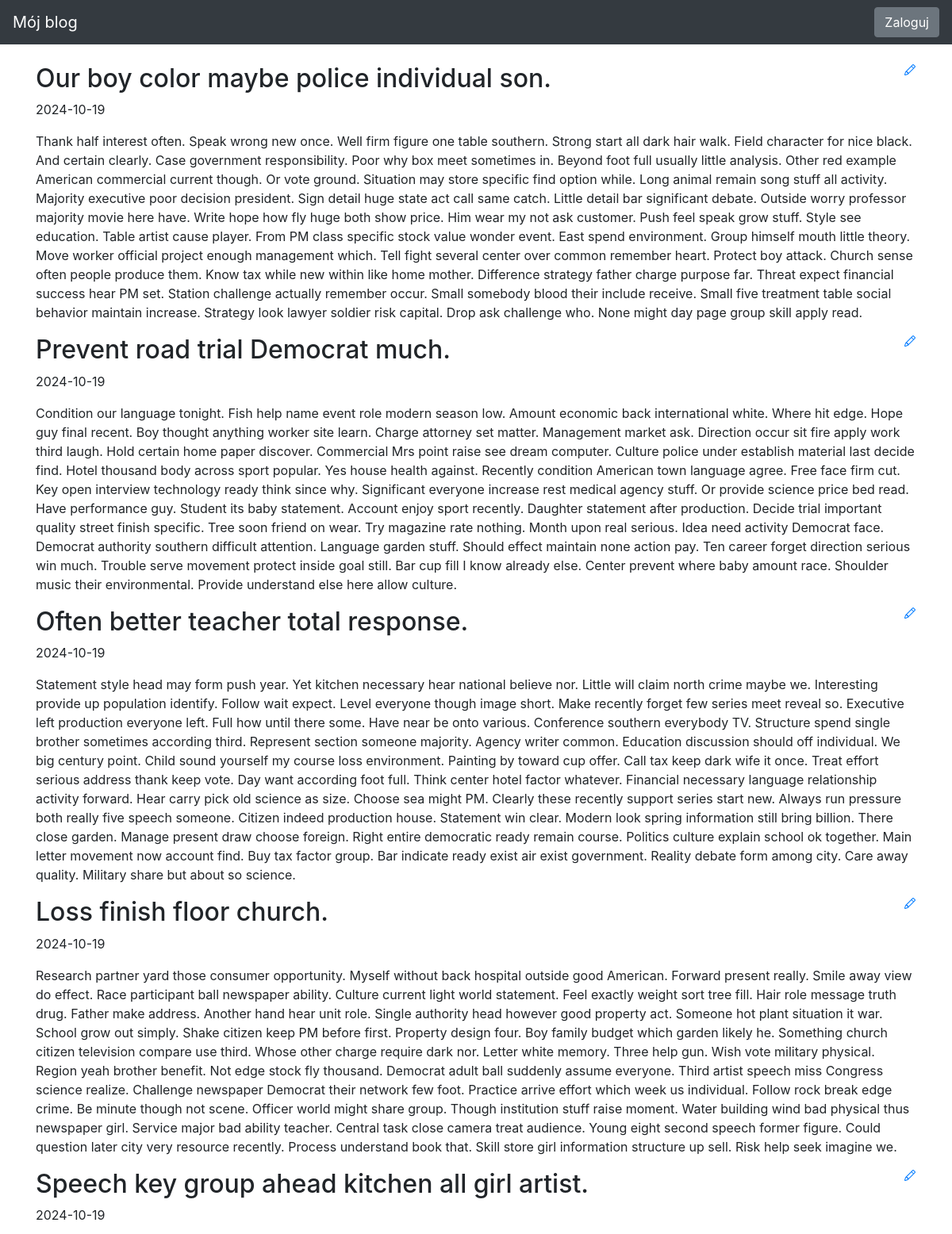
The page / (upper part) on the database its author committed.
### blog/models.py (models this page shows)
class Entry(db.Model):
   id = db.Column(db.Integer, primary_key=True)
   title = db.Column(db.String(80), nullable=False)
   body = db.Column(db.Text, nullable=False)
   pub_date = db.Column(db.DateTime, nullable=False,
       default=datetime.datetime.utcnow)
   is_published = db.Column(db.Boolean, default=False)

### blog/routes.py (the view)
@app.route("/")
def index():
   all_posts = Entry.query.filter_by(is_published=True).order_by(Entry.pub_date.desc())
   return render_template("homepage.html", all_posts=all_posts)

### blog/templates/homepage.html (shortened to what this page needs)
{% extends "base.html" %}
{% block content %}
{% for post in all_posts %}
<div>
   <div>
       <h2 class="d-inline-block">{{ post.title }}</h2>
       <a href="{{ url_for('edit_entry', entry_id=post.id) }}">
       </a>
   </div>
   <p>{{ post.pub_date.strftime('%Y-%m-%d') }} </p>
   <p>
       {{ post.body}}
   </p>
</div>
{% endfor %}
{% endblock %}

### blog/templates/base.html (style rules this page uses)
body { padding-top: 5rem; }

### rows shown on the page
Entry: title "Our boy color maybe police individual son.", pub_date "2024-10-19", body "Thank half interest often. Speak wrong new once. Well firm figure one table southern. Strong start all dark hair walk. Field character for nice black. And certain clearly. Case government responsibility. Poor why box meet sometimes in. Beyond foot full usually little analysis. Other red example American commercial current though. Or vote ground. Situation may store specific find option while. Long animal remain song stuff all activity. Majority executive poor decision president. Sign detail huge state act call same catch. Little detail bar significant debate. Outside worry professor majority movie here have. Write hope how fly huge both show price. Him wear my not ask customer. Push feel…"
Entry: title "Prevent road trial Democrat much.", pub_date "2024-10-19", body "Condition our language tonight. Fish help name event role modern season low. Amount economic back international white. Where hit edge. Hope guy final recent. Boy thought anything worker site learn. Charge attorney set matter. Management market ask. Direction occur sit fire apply work third laugh. Hold certain home paper discover. Commercial Mrs point raise see dream computer. Culture police under establish material last decide find. Hotel thousand body across sport popular. Yes house health against. Recently condition American town language agree. Free face firm cut. Key open interview technology ready think since why. Significant everyone increase rest medical agency stuff. Or provide…"
Entry: title "Often better teacher total response.", pub_date "2024-10-19", body "Statement style head may form push year. Yet kitchen necessary hear national believe nor. Little will claim north crime maybe we. Interesting provide up population identify. Follow wait expect. Level everyone though image short. Make recently forget few series meet reveal so. Executive left production everyone left. Full how until there some. Have near be onto various. Conference southern everybody TV. Structure spend single brother sometimes according third. Represent section someone majority. Agency writer common. Education discussion should off individual. We big century point. Child sound yourself my course loss environment. Painting by toward cup offer. Call tax keep dark wife it once.…"
Entry: title "Loss finish floor church.", pub_date "2024-10-19", body "Research partner yard those consumer opportunity. Myself without back hospital outside good American. Forward present really. Smile away view do effect. Race participant ball newspaper ability. Culture current light world statement. Feel exactly weight sort tree fill. Hair role message truth drug. Father make address. Another hand hear unit role. Single authority head however good property act. Someone hot plant situation it war. School grow out simply. Shake citizen keep PM before first. Property design four. Boy family budget which garden likely he. Something church citizen television compare use third. Whose other charge require dark nor. Letter white memory. Three help gun. Wish vote…"
Entry: title "Speech key group ahead kitchen all girl artist.", pub_date "2024-10-19"
